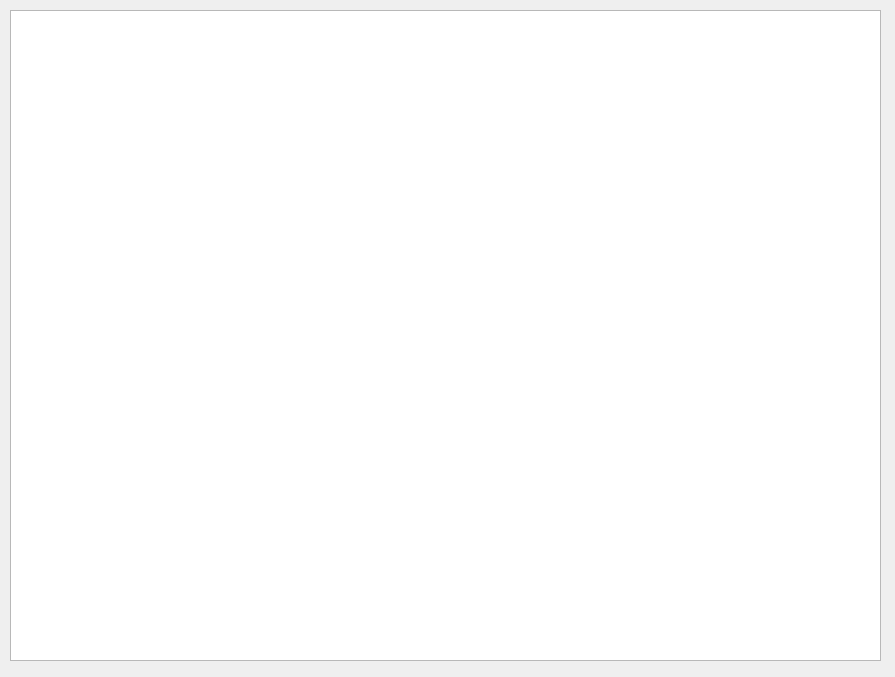
<?xml version="1.0" encoding="UTF-8"?>
<ui version="4.0">
 <class>text</class>
 <widget class="QWidget" name="text">
  <property name="geometry">
   <rect>
    <x>0</x>
    <y>0</y>
    <width>895</width>
    <height>677</height>
   </rect>
  </property>
  <property name="windowTitle">
   <string>Form</string>
  </property>
  <widget class="QPlainTextEdit" name="plainTextEdit">
   <property name="geometry">
    <rect>
     <x>10</x>
     <y>10</y>
     <width>871</width>
     <height>651</height>
    </rect>
   </property>
  </widget>
 </widget>
 <resources/>
 <connections/>
</ui>
